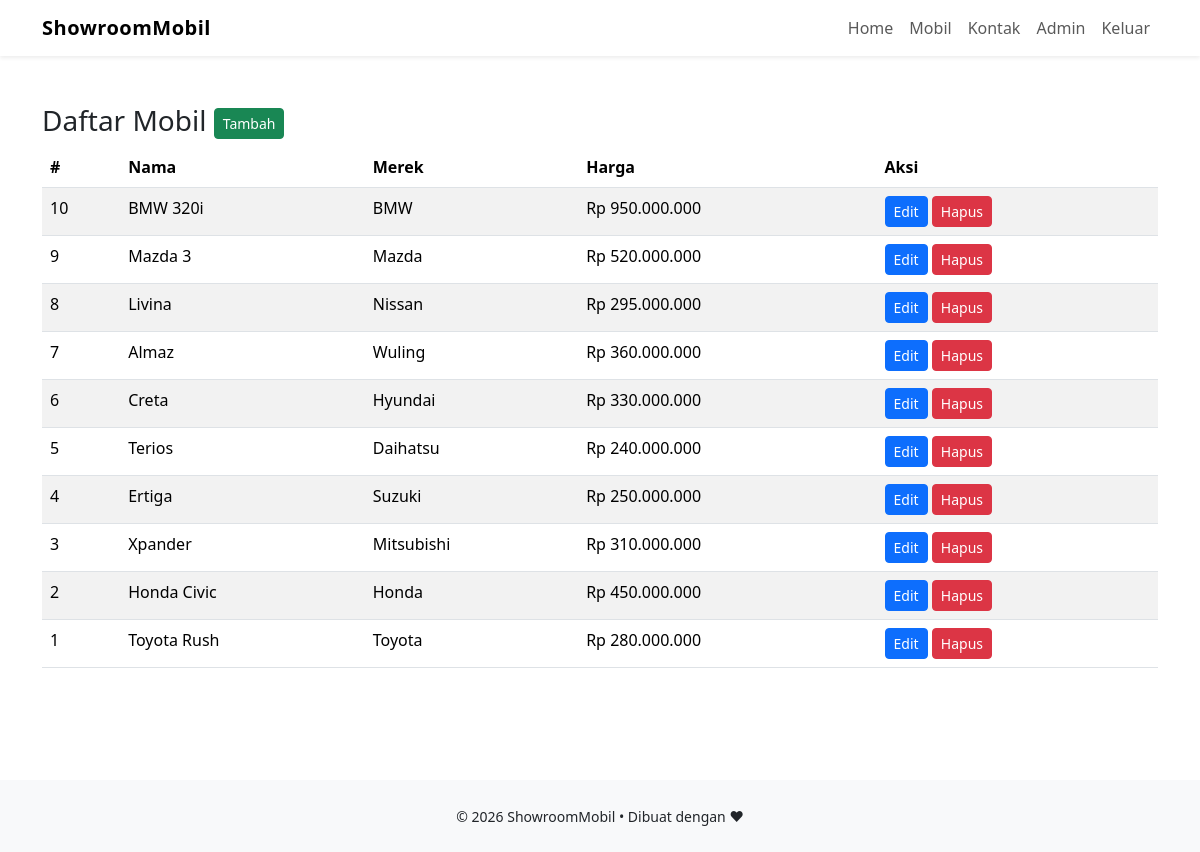
The app's page /mobil-list.php (signed in) with its own data.
### tables this page shows
CREATE TABLE mobil(
id INT AUTO_INCREMENT PRIMARY KEY,
nama VARCHAR(200),
merek_id INT,
kategori_id INT,
tahun INT,
kilometer INT DEFAULT 0,
harga DECIMAL(15,2),
stok INT DEFAULT 10,
deskripsi TEXT,
gambar VARCHAR(255),
created_at TIMESTAMP DEFAULT CURRENT_TIMESTAMP,
FOREIGN KEY(merek_id) REFERENCES merek(id) ON DELETE SET NULL,
FOREIGN KEY(kategori_id) REFERENCES kategori(id) ON DELETE SET NULL);

CREATE TABLE merek(id INT AUTO_INCREMENT PRIMARY KEY,nama VARCHAR(100));

### mobil-list.php (the view, shortened to what this page needs)
<?php
require __DIR__.'/../config/config.php';
$rows = $pdo->query("SELECT m.*, b.nama as merek FROM mobil m LEFT JOIN merek b ON m.merek_id=b.id ORDER BY m.id DESC")->fetchAll(PDO::FETCH_ASSOC);
include __DIR__ . '/../config/header.php';
?>
<div class="container py-5">
  <h3>Daftar Mobil <a href="<?=BASE_URL?>admin/mobil-tambah.php" class="btn btn-success btn-sm">Tambah</a></h3>
  <table class="table table-striped">
    <thead><tr><th>#</th><th>Nama</th><th>Merek</th><th>Harga</th><th>Aksi</th></tr></thead>
    <tbody>
      <?php foreach($rows as $r): ?>
      <tr>
        <td><?=$r['id']?></td>
        <td><?=$r['nama']?></td>
        <td><?=$r['merek']?></td>
        <td>Rp <?=number_format($r['harga'],0,',','.')?></td>
        <td>
          <a href="<?=BASE_URL?>admin/mobil-edit.php?id=<?=$r['id']?>" class="btn btn-sm btn-primary">Edit</a>
          <a href="<?=BASE_URL?>admin/mobil-hapus.php?id=<?=$r['id']?>" onclick="return confirm('Hapus?')" class="btn btn-sm btn-danger">Hapus</a>
        </td>
      </tr>
      <?php endforeach; ?>
    </tbody>
  </table>
</div>
<?php include __DIR__ . '/../config/footer.php'; ?>

### records on screen
mobil: id "10", nama "BMW 320i", merek.nama "BMW", harga "950.000.000"
mobil: id "9", nama "Mazda 3", merek.nama "Mazda", harga "520.000.000"
mobil: id "8", nama "Livina", merek.nama "Nissan", harga "295.000.000"
mobil: id "7", nama "Almaz", merek.nama "Wuling", harga "360.000.000"
mobil: id "6", nama "Creta", merek.nama "Hyundai", harga "330.000.000"
mobil: id "5", nama "Terios", merek.nama "Daihatsu", harga "240.000.000"
mobil: id "4", nama "Ertiga", merek.nama "Suzuki", harga "250.000.000"
mobil: id "3", nama "Xpander", merek.nama "Mitsubishi", harga "310.000.000"
mobil: id "2", nama "Honda Civic", merek.nama "Honda", harga "450.000.000"
mobil: id "1", nama "Toyota Rush", merek.nama "Toyota", harga "280.000.000"
